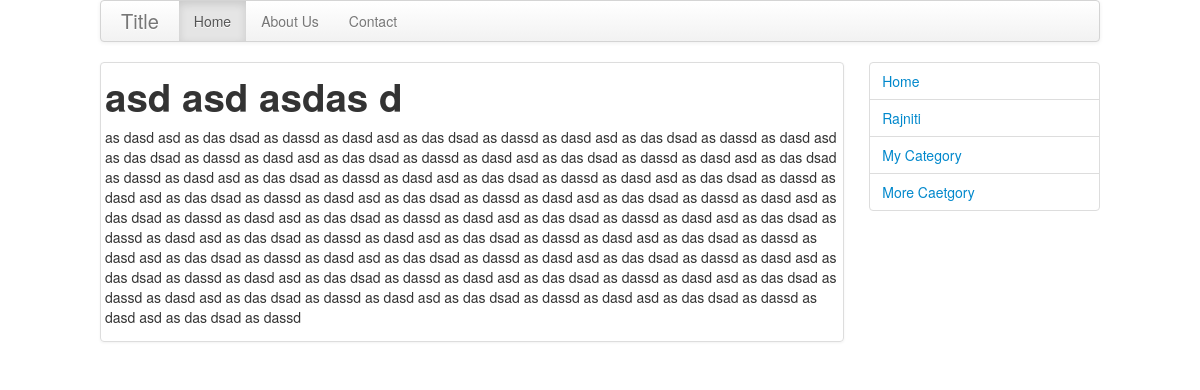
The app's page /details.php?id=3 with its own data.
### tables this page shows
CREATE TABLE IF NOT EXISTS `blog_post` (
  `id` int(11) NOT NULL AUTO_INCREMENT,
  `title` varchar(256) DEFAULT NULL,
  `category` int(11) NOT NULL,
  `blog_psot` mediumtext,
  PRIMARY KEY (`id`)
);

CREATE TABLE IF NOT EXISTS `category_info` (
  `cid` int(11) NOT NULL AUTO_INCREMENT,
  `category_name` varchar(64) NOT NULL,
  PRIMARY KEY (`cid`)
);

### details.php (the view)
<?php
	include("header.php");
	$lead_query=mysql_query("SELECT * FROM blog_post WHERE id={$_GET['id']} ");
	$lead_post=mysql_fetch_array($lead_query);
?>
            <div class="row-fluid">
            	<div class="span9">
                	<div class="row-fluid">
                    	<div class="span12 thumbnail">
                        	<h1><?php echo $lead_post['title']; ?></h1>
                            <p><?php echo $lead_post['blog_psot']; ?></p>
                        </div>
                    </div>
                    <br class="clearfix" />
                </div>
                <?php
					include("category_panel.php");
				?>
            </div>
        </div>
    </div>
</body>
</html>

### category_panel.php
<?php
$query=mysql_query("SELECT * FROM category_info");
?>
<div class="span3">
                    <ul class="nav nav-tabs nav-stacked">
                        <li><a href="index.php">Home</a></li>
                        <?php
							while($array=mysql_fetch_row($query))
								echo   '<li><a href="category.php?id='.$array[0].'">'.$array[1].'</a></li>'
						?>
                    </ul>
                </div>

### records on screen
blog_post: title "asd asd asdas d", blog_psot "as dasd asd as das dsad as dassd as dasd asd as das dsad as dassd as dasd asd as das dsad as dassd as dasd asd as das dsad as dassd as dasd asd as das dsad as dassd as dasd asd as das dsad as dassd as dasd asd as das dsad as dassd as dasd asd as das dsad as dassd as dasd asd as das dsad as dassd as dasd asd as das dsad as dassd as dasd asd as das dsad as dassd as dasd asd as das dsad as dassd as dasd asd as das dsad as dassd as dasd asd as das dsad as dassd as dasd asd as das dsad as dassd as dasd asd as das dsad as dassd as dasd asd as das dsad as dassd as dasd asd as das dsad as dassd as dasd asd as das dsad as dassd as dasd asd as das dsad as dassd as dasd asd as das dsad as dassd as…"
category_info: category_name "Rajniti"
category_info: category_name "My Category"
category_info: category_name "More Caetgory"
